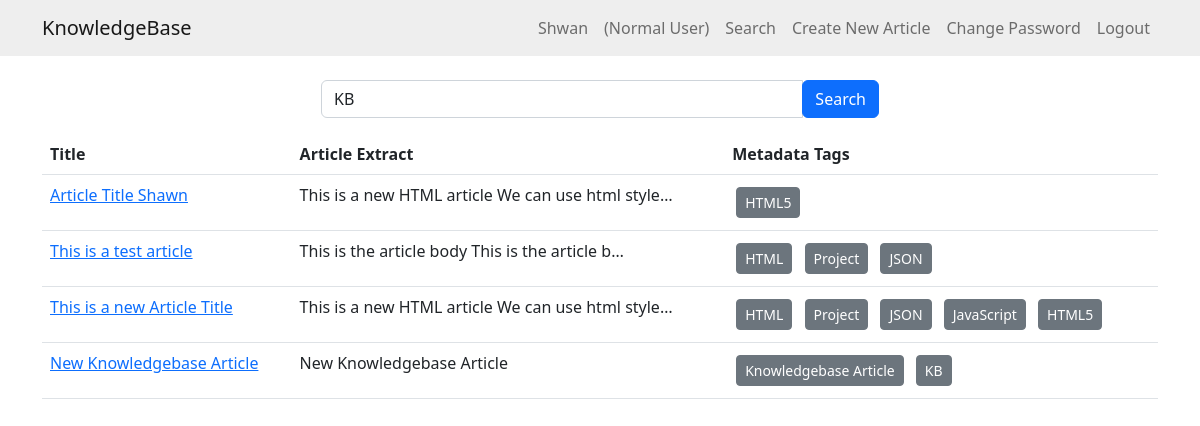
The page /?search=KB (signed in) on the database as committed earlier.
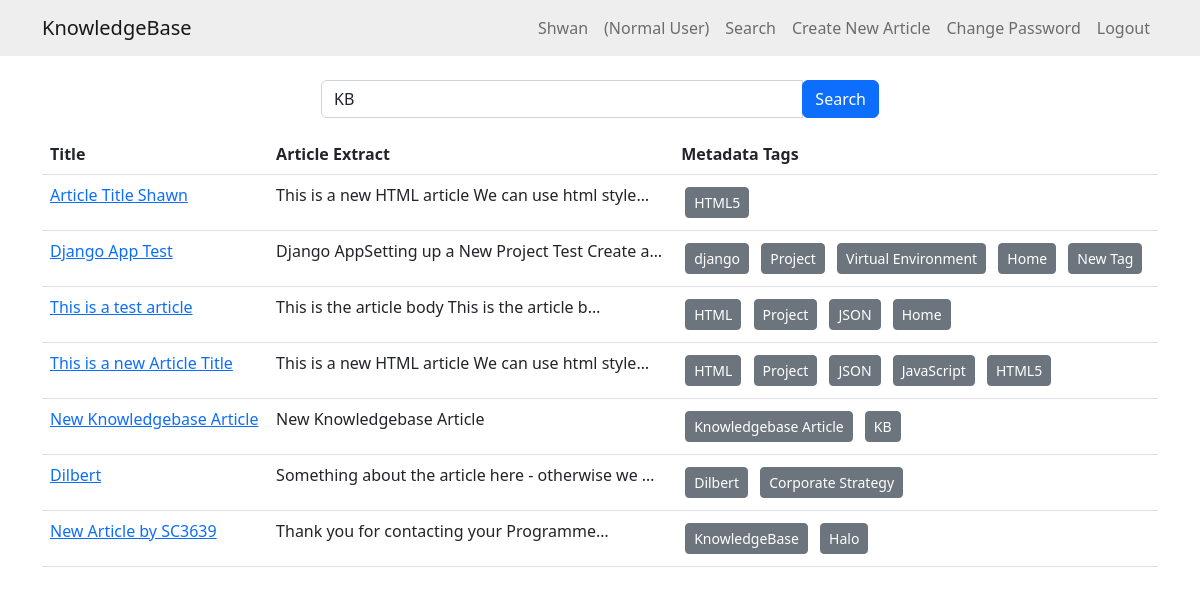
The same page on the database as committed later.
### knowledge/models.py (models this page shows, shortened)
class KBEntry(models.Model):
    title = models.CharField(max_length=255)
    article = models.TextField()
    created_by = models.ForeignKey(User, related_name="created_kb_entries", on_delete=models.SET_NULL, null=True)
    created_datetime = models.DateTimeField(auto_now_add=True)
    modified_datetime = models.DateTimeField(auto_now=True)
    last_modified_by = models.ForeignKey(User, related_name="modified_kb_entries", on_delete=models.SET_NULL, null=True)
    deleted_datetime = models.DateTimeField(null=True, blank=True)
    deleted_by = models.ForeignKey(User, related_name="deleted_kb_entries", on_delete=models.SET_NULL, null=True, blank=True)
    upvotes = models.ManyToManyField(User, related_name="upvoted_kb_entries", blank=True)
    downvotes = models.ManyToManyField(User, related_name="downvoted_kb_entries", blank=True)
    meta_data = models.ManyToManyField('Tag', blank=True) # Assuming you will have a 'Tag' model

class Tag(models.Model):
    name = models.CharField(max_length=100)

### knowledge/views.py (the view)
# urls.py: path('', home, name='home'),
@login_required
def home(request):
    search_term = request.GET.get('search', '')
    entries = KBEntry.objects.none()  # Default to no entries
    if search_term:
        from django.db.models import Q
        entries = KBEntry.objects.filter(
            Q(title__icontains=search_term) |
            Q(article__icontains=search_term) |
            Q(meta_data__name__icontains=search_term),
            deleted_datetime__isnull=True
        ).distinct()
        for entry in entries:
            entry.article = strip_tags(entry.article.replace('<p>', ' '))
    return render(request, 'knowledge/home.html', {'entries': entries, 'search_term': search_term})

### knowledge/templates/knowledge/home.html (shortened to what this page needs)
{% extends "knowledge/base.html" %}
{% block content %}
<br>
<div class="mb-3 col-md-6 offset-md-3">
    <form method="GET" class="form-inline">
        <div class="input-group">
            <input type="text" name="search" value="{{ search_term }}" placeholder="Search..." class="form-control" />
            <div class="input-group-append">
                <button type="submit" class="btn btn-primary">Search</button>
            </div>
        </div>
    </form>
</div>
{% if entries %}
    <table class="table">
        <thead>
            <tr>
                <th>Title</th>
                <th>Article Extract</th>
                <th>Metadata Tags</th>
            </tr>
        </thead>
        <tbody>
        {% for entry in entries %}
            <tr>
                <td><a href="/article/?id={{ entry.id }}">{{ entry.title }}</a></td>
                <td>{{ entry.article|truncatechars:50 }}</td>
                <td>
                    {% for tag in entry.meta_data.all %}
                        <a href="/?search={{ tag.name }}" class="btn btn-secondary btn-sm m-1">{{ tag.name }}</a>
                    {% endfor %}
                </td>
            </tr>
        {% endfor %}
        </tbody>
    </table>
{% elif search_term %}
    <p>No entries found for "{{ search_term }}".</p>
{% endif %}
{% endblock %}

Rows that differ between the two databases and show on the page:
now on this page (row edited): KBEntry: title "Django App Test", article "Django AppSetting up a New Project Test Create a…", Tag (name "Project")
now on this page (row unchanged): Tag: name "django", shown under "Django App Test"
now on this page (row unchanged): Tag: name "Virtual Environment", shown under "Django App Test"
now on this page (row unchanged): Tag: name "Home"
added Tag: name "New Tag", shown under "Django App Test"
added KBEntry: title "Dilbert", article "Something about the article here - otherwise we …"
added Tag: name "Dilbert"
added Tag: name "Corporate Strategy", shown under "Dilbert"
added KBEntry: title "New Article by SC3639", article "Thank you for contacting your Programme…"
now on this page (row unchanged): Tag: name "KnowledgeBase", shown under "New Article by SC3639"
added Tag: name "Halo", shown under "New Article by SC3639"
